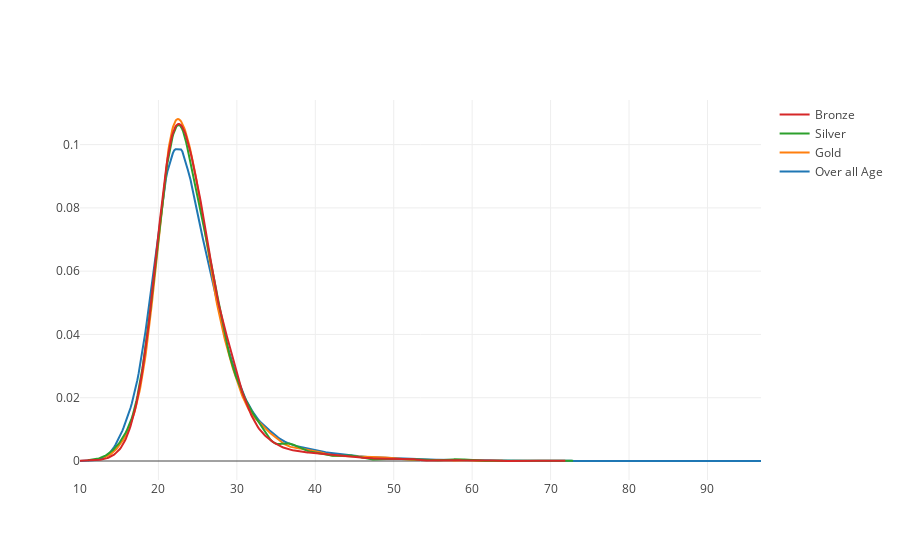

Notebook cell for this chart:
### Code cell
fig= ff.create_distplot([x1,x2,x3,x4],['Over all Age','Gold','Silver','Bronze'], show_hist=False, show_rug=False)
fig.show()

### Figure 1 — Plotly figure (JSON) as saved in the notebook; plotly's stock layout.template omitted (floating-point values rounded to 4 significant figures; data arrays with more than 128 entries replaced by an {"elided": "..."} marker saying what was removed)
{"data": [{"legendgroup": "Over all Age", "marker": {"color": "rgb(31, 119, 180)"}, "mode": "lines", "name": "Over all Age", "showlegend": true, "type": "scatter", "x": {"elided": "500 float values"}, "xaxis": "x", "y": {"elided": "500 float values"}, "yaxis": "y"}, {"legendgroup": "Gold", "marker": {"color": "rgb(255, 127, 14)"}, "mode": "lines", "name": "Gold", "showlegend": true, "type": "scatter", "x": {"elided": "500 float values"}, "xaxis": "x", "y": {"elided": "500 float values"}, "yaxis": "y"}, {"legendgroup": "Silver", "marker": {"color": "rgb(44, 160, 44)"}, "mode": "lines", "name": "Silver", "showlegend": true, "type": "scatter", "x": {"elided": "500 float values"}, "xaxis": "x", "y": {"elided": "500 float values"}, "yaxis": "y"}, {"legendgroup": "Bronze", "marker": {"color": "rgb(214, 39, 40)"}, "mode": "lines", "name": "Bronze", "showlegend": true, "type": "scatter", "x": {"elided": "500 float values"}, "xaxis": "x", "y": {"elided": "500 float values"}, "yaxis": "y"}], "layout": {"barmode": "overlay", "hovermode": "closest", "legend": {"traceorder": "reversed"}, "xaxis": {"anchor": "y2", "domain": [0, 1], "zeroline": false}, "yaxis": {"anchor": "free", "domain": [0, 1], "position": 0}}}
